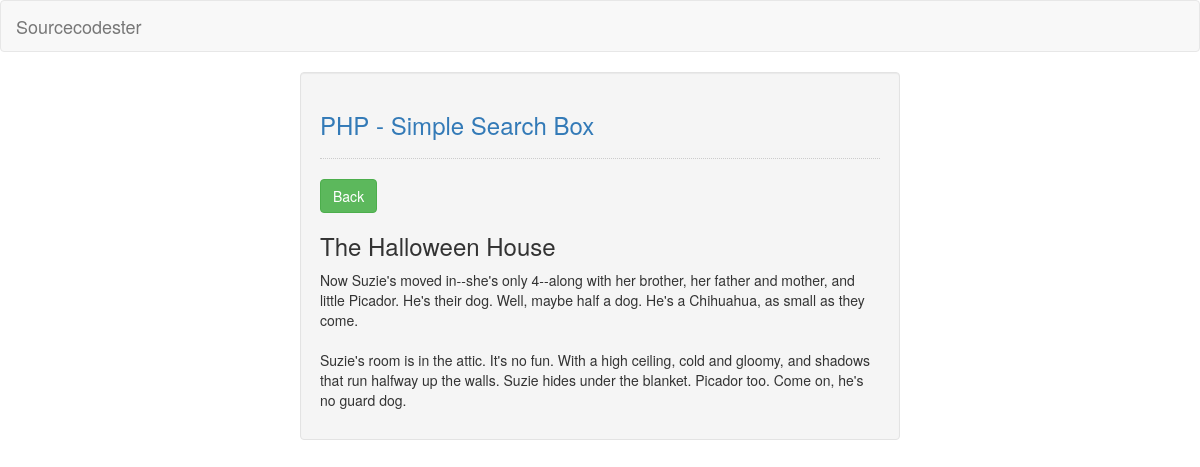
Screenshot of /get_blog.php?id=2 with the database file from the repository.
### tables this page shows
CREATE TABLE `blog` (
  `blog_id` int(11) NOT NULL AUTO_INCREMENT,
  `title` varchar(50) NOT NULL,
  `content` text NOT NULL,
  PRIMARY KEY (`blog_id`)
);

### get_blog.php (the view, shortened to what this page needs)
<!DOCTYPE html>
<html lang="en">
	<head>
		<link rel="stylesheet" type="text/css" href="css/bootstrap.css"/>
	</head>
<body>
	<nav class="navbar navbar-default">
		<div class="container-fluid">
			<a class="navbar-brand" href="https://sourcecodester.com">Sourcecodester</a>
		</div>
	</nav>
	<div class="col-md-3"></div>
	<div class="col-md-6 well">
		<h3 class="text-primary">PHP - Simple Search Box</h3>
		<hr style="border-top:1px dotted #ccc;"/>
		<a href="index.php" class="btn btn-success">Back</a>
		<?php
			require 'conn.php';
			if(ISSET($_REQUEST['id'])){
				$query = mysqli_query($conn, "SELECT * FROM `blog` WHERE `blog_id` = '$_REQUEST[id]'") or die(mysqli_error());
				$fetch = mysqli_fetch_array($query);
		?>
				<h3><?php echo $fetch['title']?></h3>
				<p><?php echo nl2br($fetch['content'])?></p>
		<?php
			}
		?>
	</div>
</body>
</html>

### rows the page displays
blog: title "The Halloween House", content "Now Suzie's moved in--she's only 4--along with her brother, her father and mother, and little Picador. He's their dog. Well, maybe half a dog. He's a Chihuahua, as small as they come. Suzie's room is in the attic. It's no fun. With a high ceiling, cold and gloomy, and shadows that run halfway up the walls. Suzie hides under the blanket. Picador too. Come on, he's no guard dog."
